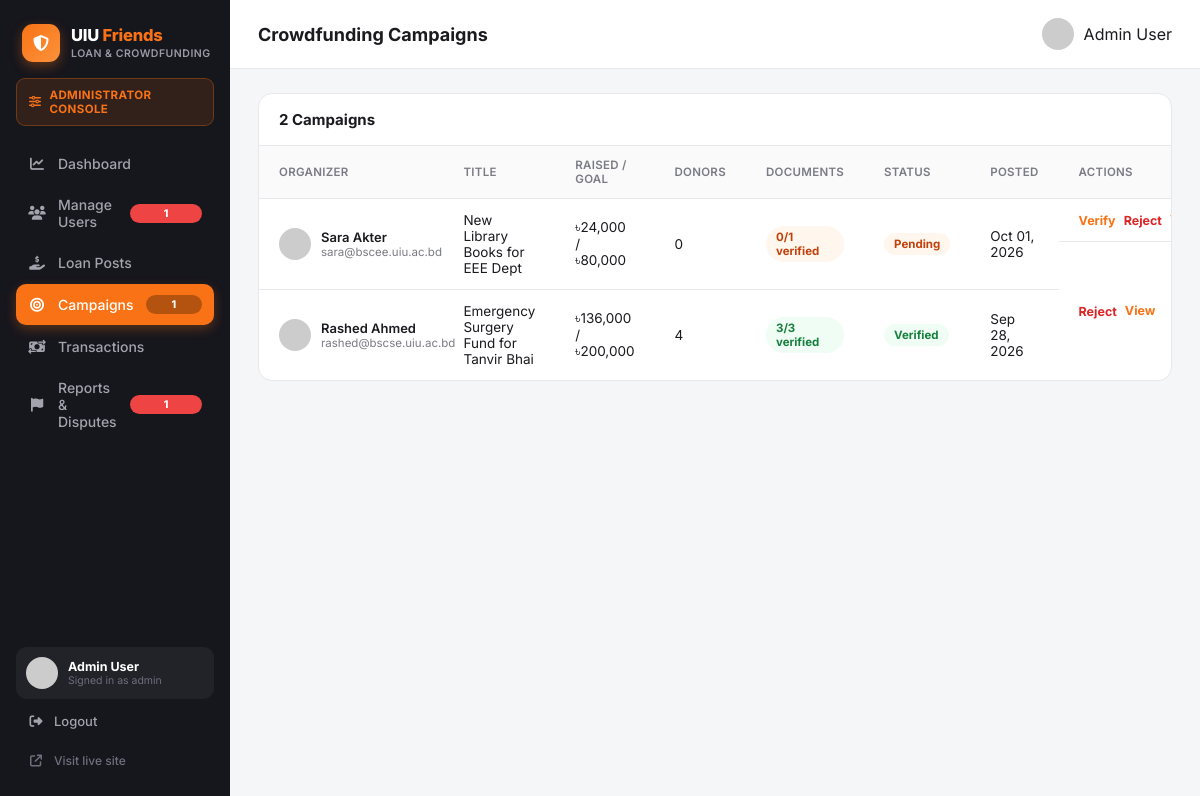
Page /admin/campaigns.php (signed in) on the committed database.
### tables this page shows
CREATE TABLE users (
    id                      INT AUTO_INCREMENT PRIMARY KEY,
    full_name               VARCHAR(120)  NOT NULL,
    email                   VARCHAR(150)  NOT NULL UNIQUE,
    password_hash           VARCHAR(255)  NOT NULL,
    student_id              VARCHAR(30)   NOT NULL UNIQUE,
    department              VARCHAR(20)   NOT NULL,
    batch                   VARCHAR(10)   NOT NULL,
    phone                   VARCHAR(20)   DEFAULT NULL,
    avatar                  VARCHAR(255)  DEFAULT 'assets/img/default-avatar.svg',
    role                    ENUM('user','admin') NOT NULL DEFAULT 'user',
    trust_score             DECIMAL(3,2)  NOT NULL DEFAULT 4.00,
    uiu_id_verified         TINYINT(1)    NOT NULL DEFAULT 0,
    email_verified          TINYINT(1)    NOT NULL DEFAULT 0,
    phone_verified          TINYINT(1)    NOT NULL DEFAULT 0,
    payment_linked          TINYINT(1)    NOT NULL DEFAULT 0,
    agreement_accepted      TINYINT(1)    NOT NULL DEFAULT 0,
     
    nid_number              VARCHAR(20)   DEFAULT NULL UNIQUE,
    date_of_birth           DATE          DEFAULT NULL,
    address                 VARCHAR(255)  DEFAULT NULL,
    nid_front               VARCHAR(255)  DEFAULT NULL,
    nid_back                VARCHAR(255)  DEFAULT NULL,
    nid_status              ENUM('not_submitted','pending','verified','rejected') NOT NULL DEFAULT 'not_submitted',
    nid_reject_reason       VARCHAR(255)  DEFAULT NULL,
    nid_submitted_at        DATETIME      DEFAULT NULL,
    status                  ENUM('active','suspended') NOT NULL DEFAULT 'active',
    created_at              DATETIME      NOT NULL DEFAULT CURRENT_TIMESTAMP
);

CREATE TABLE campaigns (
    id              INT AUTO_INCREMENT PRIMARY KEY,
    organizer_id    INT NOT NULL,
    title           VARCHAR(150) NOT NULL,
    description     TEXT NOT NULL,
    goal_amount     DECIMAL(12,2) NOT NULL,
    raised_amount   DECIMAL(12,2) NOT NULL DEFAULT 0,
    image           VARCHAR(255) DEFAULT NULL,
    days_left       INT NOT NULL DEFAULT 30,
    id_verified     TINYINT(1) NOT NULL DEFAULT 0,
    docs_verified   TINYINT(1) NOT NULL DEFAULT 0,
    admin_status    ENUM('pending','verified','rejected') NOT NULL DEFAULT 'pending',
     
    category            VARCHAR(40)  NOT NULL DEFAULT 'Other',
    beneficiary_name    VARCHAR(120) DEFAULT NULL,
    beneficiary_relation VARCHAR(60) DEFAULT NULL,
    contact_phone       VARCHAR(20)  DEFAULT NULL,
    receive_method      ENUM('bkash','nagad','bank','hospital','other') DEFAULT NULL,
    receive_account     VARCHAR(150) DEFAULT NULL,
    admin_note          VARCHAR(255) DEFAULT NULL,
    created_at      DATETIME NOT NULL DEFAULT CURRENT_TIMESTAMP,
    FOREIGN KEY (organizer_id) REFERENCES users(id) ON DELETE CASCADE
);

### includes/functions.php (called while the page is built, shortened)
<?php
require_once __DIR__ . '/../config/db.php';
function current_admin(): ?array {
    global $pdo;
    $stmt = $pdo->prepare("SELECT * FROM users WHERE id = ? AND role = 'admin'");
    $stmt->execute([$_SESSION['admin_id']]);
    return $stmt->fetch() ?: null;
}
function e(?string $str): string {
    return htmlspecialchars($str ?? '', ENT_QUOTES, 'UTF-8');
}
function taka(float $amount): string {
    return '৳' . number_format($amount, $amount == floor($amount) ? 0 : 2);
}

### admin/campaigns.php (the view, shortened to what this page needs)
<?php
require_once __DIR__ . '/../includes/functions.php';
$admin = current_admin();
$active = 'campaigns.php';
$camps = $pdo->query("SELECT c.*, u.full_name, u.email, u.avatar,
    (SELECT COUNT(*) FROM donations WHERE campaign_id=c.id) donor_count,
    (SELECT COUNT(*) FROM campaign_documents WHERE campaign_id=c.id) doc_count,
    (SELECT COUNT(*) FROM campaign_documents WHERE campaign_id=c.id AND status='verified') doc_ok
    FROM campaigns c JOIN users u ON u.id=c.organizer_id ORDER BY c.created_at DESC")->fetchAll();
include __DIR__ . '/../includes/header.php';
?>
<div class="admin-shell">
  <?php include __DIR__ . '/includes/sidebar.php'; ?>
  <div class="admin-main">
    <div class="admin-topbar"><h1>Crowdfunding Campaigns</h1><div class="mini-user"><img src="<?= e($admin['avatar']) ?>"><span><?= e($admin['full_name']) ?></span></div></div>
    <div class="admin-content">
      <div class="admin-table-card">
        <div class="head"><h3><?= count($camps) ?> Campaigns</h3></div>
        <table class="admin-table">
          <tr><th>Organizer</th><th>Title</th><th>Raised / Goal</th><th>Donors</th><th>Documents</th><th>Status</th><th>Posted</th><th>Actions</th></tr>
          <?php foreach ($camps as $c): ?>
          <tr>
            <td><div class="mini-user"><img src="<?= e($c['avatar']) ?>"><div><div class="n"><?= e($c['full_name']) ?></div><div class="s"><?= e($c['email']) ?></div></div></div></td>
            <td><?= e($c['title']) ?></td>
            <td><?= taka($c['raised_amount']) ?> / <?= taka($c['goal_amount']) ?></td>
            <td><?= $c['donor_count'] ?></td>
            <td><span class="pill <?= ($c['doc_count'] && $c['doc_ok']==$c['doc_count']) ? 'pill-green' : 'pill-orange' ?>"><?= $c['doc_ok'] ?>/<?= $c['doc_count'] ?> verified</span></td>
            <td><?php
              $m = ['verified'=>'pill-green','pending'=>'pill-orange','rejected'=>'pill-red'][$c['admin_status']];
              echo "<span class=\"pill $m\">" . ucfirst($c['admin_status']) . "</span>";
            ?></td>
            <td><?= date('M d, Y', strtotime($c['created_at'])) ?></td>
            <td class="table-actions">
              <?php if ($c['admin_status'] !== 'verified'): ?>
              <form method="post" class="inline"><button class="link-btn" type="submit">Verify</button></form>
              <?php endif; ?>
              <?php if ($c['admin_status'] !== 'rejected'): ?>
              <form method="post" class="inline"><button class="link-btn danger" type="submit">Reject</button></form>
              <?php endif; ?>
              <a href="view_campaign.php?id=<?= $c['id'] ?>" class="link-btn">View</a>
            </td>
          </tr>
          <?php endforeach; ?>
        </table>
      </div>
    </div>
  </div>
</div>
</body>
</html>

### admin/includes/sidebar.php (shortened to what this page needs)
<?php
global $pdo;
$navPendingPosts = (int)$pdo->query("SELECT COUNT(*) c FROM loan_posts WHERE admin_status='pending'")->fetch()['c'];
$navPendingCamps = (int)$pdo->query("SELECT COUNT(*) c FROM campaigns WHERE admin_status='pending'")->fetch()['c'];
$navUnverified   = (int)$pdo->query("SELECT COUNT(*) c FROM users WHERE role='user' AND nid_status='pending'")->fetch()['c'];
$navOpenReports  = (int)$pdo->query("SELECT COUNT(*) c FROM reports WHERE status='open'")->fetch()['c'];
$nav = [
    'dashboard.php'    => ['icon' => 'fa-chart-line',         'label' => 'Dashboard',          'badge' => 0],
    'users.php'        => ['icon' => 'fa-users',              'label' => 'Manage Users',       'badge' => $navUnverified],
    'loan_posts.php'   => ['icon' => 'fa-hand-holding-dollar','label' => 'Loan Posts',         'badge' => $navPendingPosts],
    'campaigns.php'    => ['icon' => 'fa-bullseye',           'label' => 'Campaigns',          'badge' => $navPendingCamps],
    'transactions.php' => ['icon' => 'fa-money-bill-transfer','label' => 'Transactions',       'badge' => 0],
    'reports.php'      => ['icon' => 'fa-flag',               'label' => 'Reports & Disputes', 'badge' => $navOpenReports],
];
?>
<aside class="admin-sidebar">
  <a href="dashboard.php" class="admin-brand">
    <div class="admin-brand-mark"><i class="fa-solid fa-shield-halved"></i></div>
    <div class="admin-brand-text">
      <div class="admin-brand-name">UIU <span>Friends</span></div>
      <div class="admin-brand-sub">Loan &amp; Crowdfunding</div>
    </div>
  </a>
  <div class="admin-console-badge">
    <i class="fa-solid fa-sliders"></i>
    <span>Administrator Console</span>
  </div>
  <nav class="admin-nav">
    <?php foreach ($nav as $file => $item): ?>
      <a href="<?= $file ?>" class="<?= $active === $file ? 'active' : '' ?>">
        <i class="fa-solid <?= $item['icon'] ?>"></i>
        <span><?= $item['label'] ?></span>
        <?php if ($item['badge'] > 0): ?>
          <span class="admin-nav-badge"><?= $item['badge'] ?></span>
        <?php endif; ?>
      </a>
    <?php endforeach; ?>
  </nav>
  <div class="admin-userbox">
    <img src="<?= e($admin['avatar'] ?? '../assets/img/default-avatar.svg') ?>" alt="">
    <div class="admin-userbox-text">
      <div class="n"><?= e($admin['full_name'] ?? 'Administrator') ?></div>
      <div class="s">Signed in as admin</div>
    </div>
  </div>
  <a href="logout.php" class="admin-logout"><i class="fa-solid fa-right-from-bracket"></i> Logout</a>
  <a href="../home.php" target="_blank" class="admin-visit"><i class="fa-solid fa-arrow-up-right-from-square"></i> Visit live site</a>
</aside>

### assets/css/style.css (style rules this page uses)
:root { --orange: #f97316; --orange-dark: #ea580c; --sidebar-bg: #16161d; --sidebar-text: #a3a3ad; --sidebar-active: #f97316; --bg: #f5f6f8; --card-bg: #ffffff; --border: #e8e8ec; --text-dark: #1a1a1f; --text-muted: #7b7b85; --green: #16a34a; --radius: 14px; --shadow: 0 1px 3px rgba(0,0,0,.06), 0 1px 2px rgba(0,0,0,.04); }
* { box-sizing: border-box; }
body { margin: 0; font-family: 'Inter', -apple-system, BlinkMacSystemFont, 'Segoe UI', sans-serif; background: var(--bg); color: var(--text-dark); }
a { text-decoration: none; color: inherit; }
img { max-width: 100%; display: block; }
button { font-family: inherit; cursor: pointer; }

### rows in the picture
users: full_name "Admin User"
campaigns: organizer.full_name "Sara Akter", organizer.email "sara@bscee.uiu.ac.bd", title "New Library Books for EEE Dept", raised_amount "৳24,000", goal_amount "৳80,000", donor_count "0", doc_ok "0", doc_count "1", admin_status "Pending", created_at "Oct 01, 2026"
campaigns: organizer.full_name "Rashed Ahmed", organizer.email "rashed@bscse.uiu.ac.bd", title "Emergency Surgery Fund for Tanvir Bhai", raised_amount "৳136,000", goal_amount "৳200,000", donor_count "4", doc_ok "3", doc_count "3", admin_status "Verified", created_at "Sep 28, 2026"

### other values in the picture
$item['label'] "Dashboard"
$item['label'] "Manage Users"
$item['badge'] "1"
$item['label'] "Loan Posts"
$item['label'] "Campaigns"
$item['label'] "Transactions"
$item['label'] "Reports & Disputes"
count($camps) "2"
